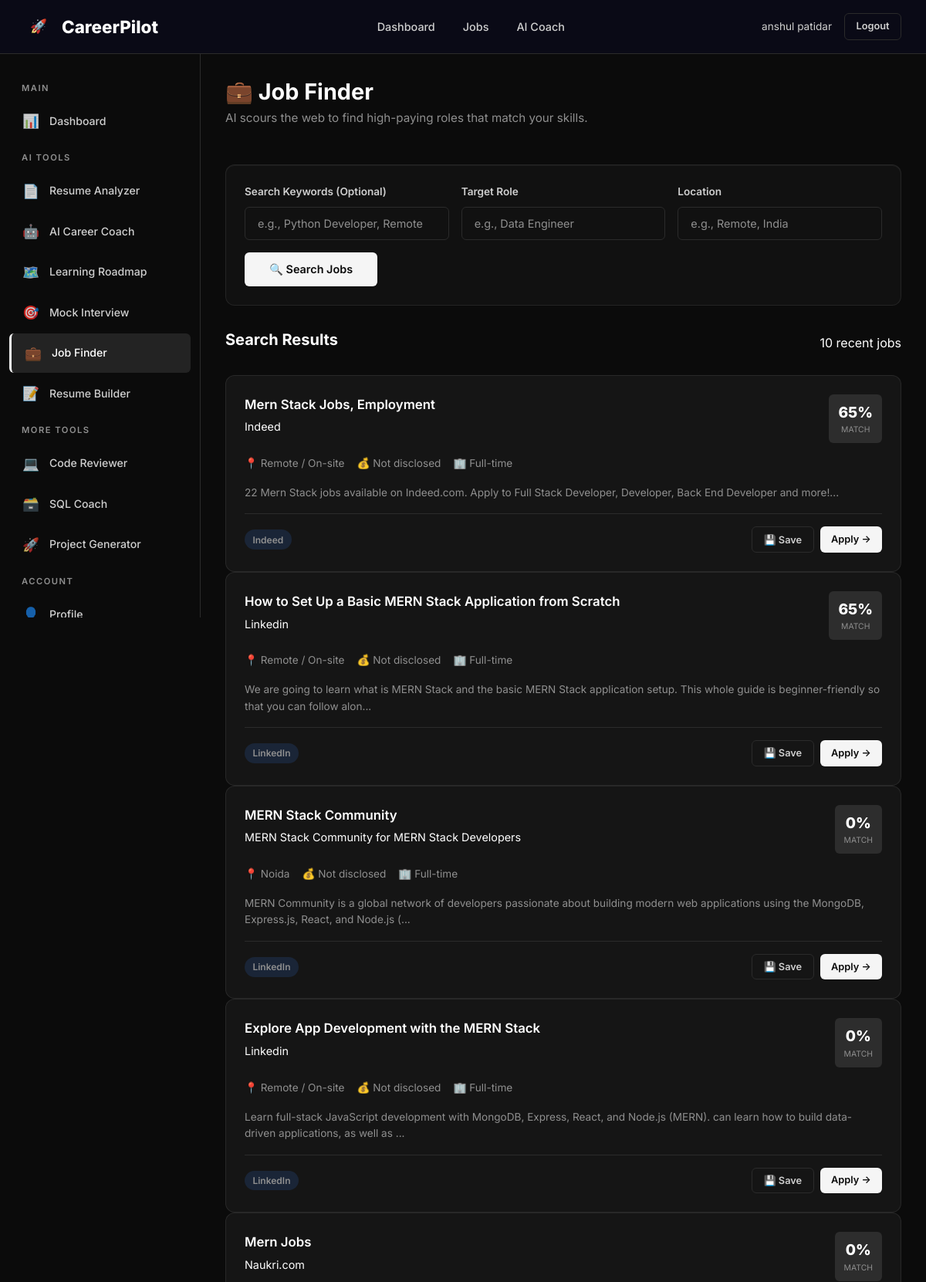
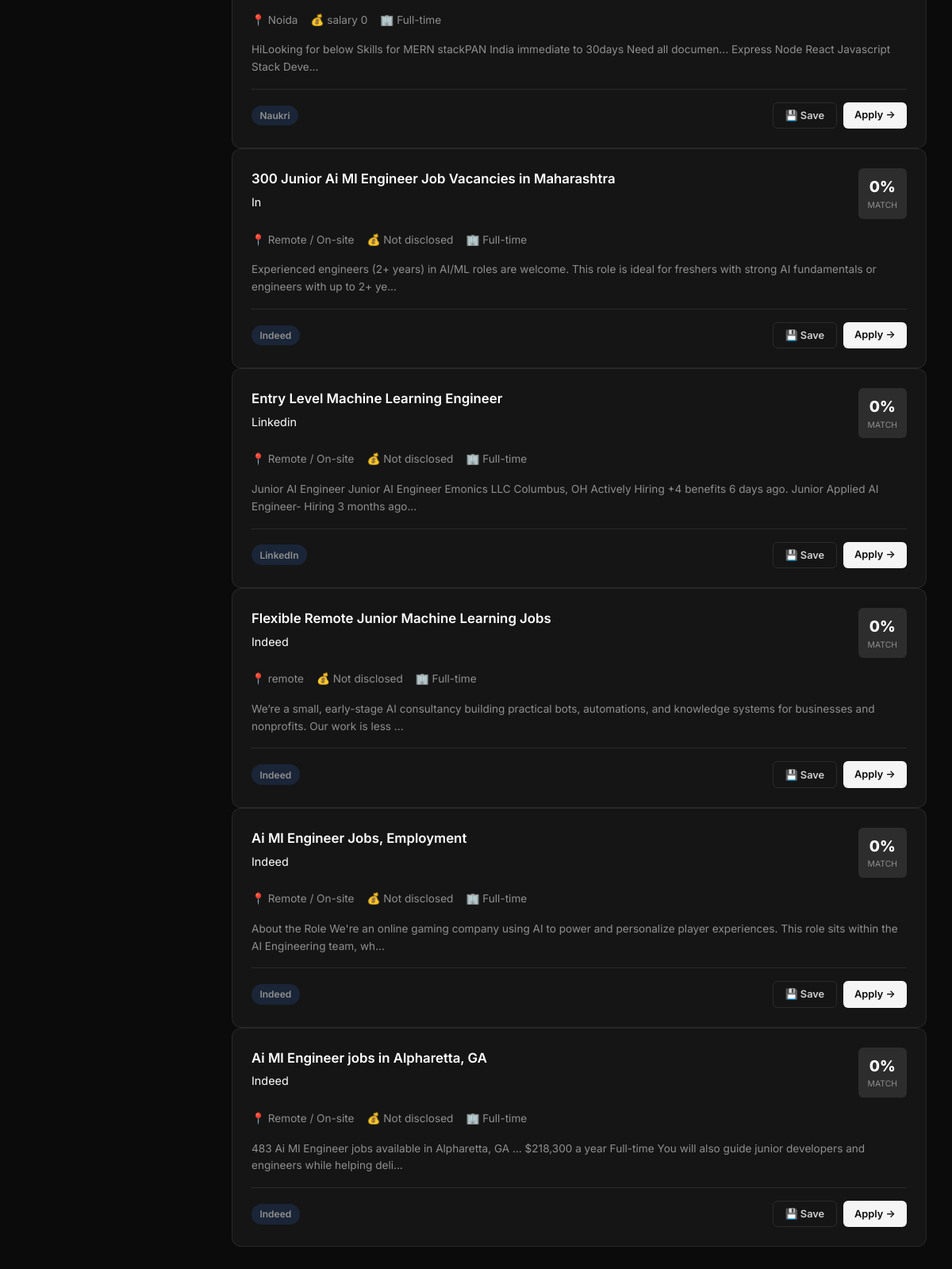
Page /jobs/ (signed in) on the committed database (2 pictures, top to bottom).
### tables this page shows
CREATE TABLE job_history (
    id INTEGER PRIMARY KEY AUTOINCREMENT,
    user_id INTEGER NOT NULL,
    title TEXT NOT NULL,
    company TEXT NOT NULL,
    location TEXT DEFAULT '',
    salary TEXT DEFAULT '',
    job_type TEXT DEFAULT 'Full-time',
    experience_level TEXT DEFAULT '',
    description TEXT DEFAULT '',
    apply_link TEXT DEFAULT '',
    source TEXT DEFAULT '',
    match_score INTEGER DEFAULT 0,
    match_details TEXT DEFAULT '{}',
    status TEXT DEFAULT 'discovered' CHECK(status IN ('discovered', 'saved', 'applied', 'interviewing', 'rejected', 'offered')),
    found_at TIMESTAMP DEFAULT CURRENT_TIMESTAMP,
    updated_at TIMESTAMP DEFAULT CURRENT_TIMESTAMP,
    FOREIGN KEY (user_id) REFERENCES users(id) ON DELETE CASCADE
);

### backend/routes/jobs.py (the view)
@jobs_bp.route('/')
@login_required
def index():
    user_id = session['user_id']
    saved_jobs = JobService.get_user_jobs(user_id, status='saved')
    applied_jobs = JobService.get_user_jobs(user_id, status='applied')
    recent_jobs = JobService.get_user_jobs(user_id)[:10]
    return render_template('jobs/index.html',
                         saved_jobs=saved_jobs,
                         applied_jobs=applied_jobs,
                         recent_jobs=recent_jobs)

### backend/database/db.py (called while the page is built)
def get_db_path() -> str:
    base_dir = os.path.dirname(os.path.dirname(os.path.dirname(os.path.abspath(__file__))))
    return os.path.join(base_dir, DATABASE_PATH)

def get_connection(db_path: Optional[str] = None) -> sqlite3.Connection:
    path = db_path or get_db_path()
    conn = sqlite3.connect(path)
    conn.row_factory = sqlite3.Row
    conn.execute("PRAGMA foreign_keys = ON")
    conn.execute("PRAGMA journal_mode = WAL")
    return conn

@contextmanager
def get_db(db_path: Optional[str] = None):
    conn = get_connection(db_path)
    try:
        yield conn
        conn.commit()
    except Exception:
        conn.rollback()
        raise
    finally:
        conn.close()

def execute_query(query: str, params: tuple = (), db_path: Optional[str] = None) -> list[dict]:
    with get_db(db_path) as db:
        cursor = db.execute(query, params)
        rows = cursor.fetchall()
        return [dict(row) for row in rows]

### backend/models/job.py (called while the page is built)
    @staticmethod
    def get_by_user(user_id: int, status: str = None, limit: int = 50) -> list[dict]:
        if status:
            return execute_query(
                """SELECT *, found_at AS created_at FROM job_history WHERE user_id = ? AND status = ?
                   ORDER BY match_score DESC, found_at DESC LIMIT ?""",
                (user_id, status, limit)
            )
        return execute_query(
            """SELECT *, found_at AS created_at FROM job_history WHERE user_id = ?
               ORDER BY found_at DESC LIMIT ?""",
            (user_id, limit)
        )

### backend/services/job_service.py (called while the page is built)
    @staticmethod
    def get_user_jobs(user_id: int, status: str = None) -> list[dict]:
        jobs = JobModel.get_by_user(user_id, status)
        for job in jobs:
            if isinstance(job.get('match_details'), str):
                job['match_details'] = safe_json_loads(job['match_details'], {})
        return jobs

### backend/utils/helpers.py (called while the page is built)
def safe_json_loads(text: str, default: Any = None) -> Any:
    try:
        return json.loads(text)
    except (json.JSONDecodeError, TypeError):
        return default if default is not None else {}

### templates/jobs/index.html (shortened to what this page needs)
{% extends "base.html" %}
{% block content %}
{% include "components/sidebar.html" %}
<main class="main-content">
    <div class="page-header reveal flex-between">
        <div>
            <h1>💼 Job Finder</h1>
            <p class="page-subtitle">AI scours the web to find high-paying roles that match your skills.</p>
        </div>
    </div>
    <div class="card reveal delay-1" style="margin-bottom: 2rem; background: var(--bg-secondary);">
        <form id="jobSearchForm" class="flex gap-2" style="align-items: flex-end; flex-wrap: wrap;">
            <div style="flex: 1; min-width: 250px;">
                <label class="form-label" for="jobQuery">Search Keywords (Optional)</label>
                <input type="text" id="jobQuery" class="form-input" placeholder="e.g., Python Developer, Remote">
            </div>
            <div style="flex: 1; min-width: 200px;">
                <label class="form-label" for="jobRole">Target Role</label>
                <input type="text" id="jobRole" class="form-input" placeholder="e.g., Data Engineer">
            </div>
            <div style="flex: 1; min-width: 200px;">
                <label class="form-label" for="jobLocation">Location</label>
                <input type="text" id="jobLocation" class="form-input" placeholder="e.g., Remote, India">
            </div>
            <div>
                <button type="submit" id="searchJobsBtn" class="btn btn-primary" style="height: 44px; padding: 0 2rem;">
                    🔍 Search Jobs
                </button>
            </div>
        </form>
    </div>
    <div class="reveal delay-2">
        <div class="flex-between" style="margin-bottom: 1.5rem;">
            <h2 style="font-size: 1.25rem;">Search Results</h2>
            <span class="text-tertiary" id="jobCount">{{ recent_jobs|length }} recent jobs</span>
        </div>
        <div id="jobResults" class="grid-2">
            {% if recent_jobs %}
                {% for job in recent_jobs %}
                <div class="job-card">
                    <div class="job-header">
                        <div>
                            <div class="job-title">{{ job.title }}</div>
                            <div class="job-company">{{ job.company }}</div>
                        </div>
                        <div class="job-match">
                            <span class="match-score">{{ job.match_score | default(0) }}%</span>
                            <span class="match-label">Match</span>
                        </div>
                    </div>
                    <div class="job-meta">
                        <span>📍 {{ job.location }}</span>
                        <span>💰 {{ job.salary or 'Not disclosed' }}</span>
                        <span>🏢 {{ job.job_type or 'Full-time' }}</span>
                    </div>
                    <p style="font-size: 0.85rem; color: var(--text-tertiary); margin-bottom: 1rem;">
                        {{ job.description[:150] }}...
                    </p>
                    <div class="job-footer">
                        <span class="badge badge-info">{{ job.source or 'Web' }}</span>
                        <div class="flex gap-1">
                            <button class="btn btn-sm btn-ghost" onclick="saveJob({{ job.id }})">💾 Save</button>
                            <a href="{{ job.apply_link or '#' }}" target="_blank" class="btn btn-sm btn-primary">Apply →</a>
                        </div>
                    </div>
                </div>
                {% endfor %}
            {% else %}
                <div class="empty-state" style="grid-column: 1 / -1;">
                    <div class="empty-icon">🔍</div>
                    <h3>No jobs to display</h3>
                    <p>Enter your search criteria above and let AI find the best matches for you.</p>
                </div>
            {% endif %}
        </div>
    </div>
</main>
{% endblock %}

### static/css/main.css (style rules this page uses)
:root { --primary: #F5F5F5; --primary-light: #FFFFFF; --primary-dark: #CFCFCF; --primary-glow: rgba(255, 255, 255, 0.1); --accent: #F5F5F5; --accent-light: #FFFFFF; --accent-dark: #CFCFCF; --accent-glow: rgba(255, 255, 255, 0.1); --bg-primary: #0B0B0B; --bg-secondary: #111111; --bg-tertiary: #1A1A1A; --bg-card: #1A1A1A; --bg-card-hover: #222222; --bg-input: #111111; --bg-glass: rgba(17, 17, 17, 0.6); --text-primary: #FFFFFF; --text-secondary: #CFCFCF; --text-tertiary: #8F8F8F; --text-muted: #8F8F8F; --border: #2B2B2B; --border-light: rgba(255, 255, 255, 0.05); --border-active: #F5F5F5; --success: #22C55E; --warning: #FACC15; --danger: #EF4444; --info: #8F8F8F; --shadow-sm: 0 1px 2px rgba(0, 0, 0, 0.1); --shadow-md: 0 4px 12px rgba(0, 0, 0, 0.15); --shadow-lg: 0 8px 30px rgba(0, 0, 0, 0.5); --shadow-glow: 0 0 20px rgba(255, 255, 255, 0.05); --shadow-card: inset 0 1px 0 rgba(255, 255, 255, 0.05); --glass-bg: rgba(26, 26, 26, 0.7); --glass-border: rgba(255, 255, 255, 0.08); --glass-blur: blur(24px); --font-primary: 'Inter', -apple-system, BlinkMacSystemFont, sans-serif; --font-mono: 'JetBrains Mono', 'Fira Code', monospace; --sidebar-width: 260px; --navbar-height: 70px; --radius-sm: 6px; --radius-md: 8px; --radius-lg: 12px; --radius-xl: 16px; --radius-full: 50%; --transition-fast: 0.1s cubic-bezier(0.16, 1, 0.3, 1); --transition-normal: 0.2s cubic-bezier(0.16, 1, 0.3, 1); --transition-slow: 0.4s cubic-bezier(0.16, 1, 0.3, 1); }
*, *::before, *::after { margin: 0; padding: 0; box-sizing: border-box; }
html { scroll-behavior: smooth; -webkit-font-smoothing: antialiased; -moz-osx-font-smoothing: grayscale; }
body { font-family: var(--font-primary); background: var(--bg-primary); color: var(--text-primary); line-height: 1.6; min-height: 100vh; overflow-x: hidden; }
a { color: var(--primary-light); text-decoration: none; transition: color var(--transition-fast); }
h1, h2, h3, h4, h5, h6 { font-weight: 700; line-height: 1.2; margin-bottom: 0.5em; color: var(--text-primary); }
h1 { font-size: 2.5rem; }
h2 { font-size: 2rem; }
p { color: var(--text-secondary); margin-bottom: 1rem; }
.main-content { margin-left: var(--sidebar-width); margin-top: var(--navbar-height); padding: 2rem; min-height: calc(100vh - var(--navbar-height)); }
.page-header { margin-bottom: 2rem; }
.page-header h1 { font-size: 1.8rem; font-weight: 700; margin-bottom: 0.25rem; }
.page-header .page-subtitle { color: var(--text-tertiary); font-size: 0.95rem; }
.grid-2 { grid-template-columns: repeat(2, 1fr); }
.flex { display: flex; }
.flex-between { display: flex; align-items: center; justify-content: space-between; }
.gap-1 { gap: 0.5rem; }
.gap-2 { gap: 1rem; }

### static/css/components.css (style rules this page uses)
.btn { display: inline-flex; align-items: center; justify-content: center; gap: 0.5rem; padding: 0.65rem 1.5rem; font-family: var(--font-primary); font-size: 0.9rem; font-weight: 600; border: none; border-radius: var(--radius-sm); cursor: pointer; transition: all var(--transition-fast); text-decoration: none; white-space: nowrap; }
.btn-primary { background: var(--primary); color: var(--bg-primary); box-shadow: var(--shadow-sm); }
.btn-ghost { background: transparent; color: var(--text-secondary); border: 1px solid var(--border); }
.btn-sm { padding: 0.4rem 0.9rem; font-size: 0.8rem; }
.card { background: var(--glass-bg); backdrop-filter: var(--glass-blur); -webkit-backdrop-filter: var(--glass-blur); border: 1px solid var(--glass-border); border-radius: var(--radius-lg); padding: 1.5rem; box-shadow: var(--shadow-card); transition: all var(--transition-normal); }
.form-label { display: block; font-size: 0.85rem; font-weight: 600; color: var(--text-secondary); margin-bottom: 0.5rem; }
.form-input, .form-select, .form-textarea { width: 100%; padding: 0.75rem 1rem; background: var(--bg-input); border: 1.5px solid var(--border); border-radius: var(--radius-sm); color: var(--text-primary); font-family: var(--font-primary); font-size: 0.9rem; transition: all var(--transition-fast); }
.form-input::placeholder { color: var(--text-muted); }
.badge { display: inline-flex; align-items: center; padding: 0.2rem 0.65rem; font-size: 0.75rem; font-weight: 600; border-radius: 20px; gap: 0.3rem; }
.badge-info { background: rgba(59, 130, 246, 0.15); color: var(--info); }

### static/css/animations.css (style rules this page uses)
.reveal { opacity: 0; transform: translateY(30px); transition: all 0.6s ease; }
.reveal.visible { opacity: 1; transform: translateY(0); }
.delay-1 { transition-delay: 0.1s !important; }
.delay-2 { transition-delay: 0.2s !important; }

### rows in the picture
job_history: title "Mern Stack Jobs, Employment", company "Indeed", match_score "65", location "Remote / On-site", salary "Not disclosed", job_type "Full-time", description "22 Mern Stack jobs available on Indeed.com. Apply to Full Stack Developer, Developer, Back End Developer and more!", source "Indeed"
job_history: title "How to Set Up a Basic MERN Stack Application from Scratch", company "Linkedin", match_score "65", location "Remote / On-site", salary "Not disclosed", job_type "Full-time", description "We are going to learn what is MERN Stack and the basic MERN Stack application setup. This whole guide is beginner-friendly so that you can follow alon", source "LinkedIn"
job_history: title "MERN Stack Community", company "MERN Stack Community for MERN Stack Developers", match_score "0", location "Noida", salary "Not disclosed", job_type "Full-time", description "MERN Community is a global network of developers passionate about building modern web applications using the MongoDB, Express.js, React, and Node.js (", source "LinkedIn"
job_history: title "Explore App Development with the MERN Stack", company "Linkedin", match_score "0", location "Remote / On-site", salary "Not disclosed", job_type "Full-time", description "Learn full-stack JavaScript development with MongoDB, Express, React, and Node.js (MERN). can learn how to build data-driven applications, as well as", source "LinkedIn"
job_history: title "Mern Jobs", company "Naukri.com", match_score "0", location "Noida", salary "salary 0", job_type "Full-time", description "HiLooking for below Skills for MERN stackPAN India immediate to 30days Need all documen... Express Node React Javascript Stack Deve", source "Naukri"
job_history: title "300 Junior Ai Ml Engineer Job Vacancies in Maharashtra", company "In", match_score "0", location "Remote / On-site", salary "Not disclosed", job_type "Full-time", description "Experienced engineers (2+ years) in AI/ML roles are welcome. This role is ideal for freshers with strong AI fundamentals or engineers with up to 2+ ye", source "Indeed"
job_history: title "Entry Level Machine Learning Engineer", company "Linkedin", match_score "0", location "Remote / On-site", salary "Not disclosed", job_type "Full-time", description "Junior AI Engineer Junior AI Engineer Emonics LLC Columbus, OH Actively Hiring +4 benefits 6 days ago. Junior Applied AI Engineer- Hiring 3 months ago", source "LinkedIn"
job_history: title "Flexible Remote Junior Machine Learning Jobs", company "Indeed", match_score "0", location "remote", salary "Not disclosed", job_type "Full-time", description "We’re a small, early-stage AI consultancy building practical bots, automations, and knowledge systems for businesses and nonprofits. Our work is less", source "Indeed"
job_history: title "Ai Ml Engineer Jobs, Employment", company "Indeed", match_score "0", location "Remote / On-site", salary "Not disclosed", job_type "Full-time", description "About the Role We're an online gaming company using AI to power and personalize player experiences. This role sits within the AI Engineering team, wh", source "Indeed"
job_history: title "Ai Ml Engineer jobs in Alpharetta, GA", company "Indeed", match_score "0", location "Remote / On-site", salary "Not disclosed", job_type "Full-time", description "483 Ai Ml Engineer jobs available in Alpharetta, GA … $218,300 a year Full-time You will also guide junior developers and engineers while helping deli", source "Indeed"

### other values in the picture
{{ current_user.full_name }} "anshul patidar"
{{ recent_jobs|length }} "10"
